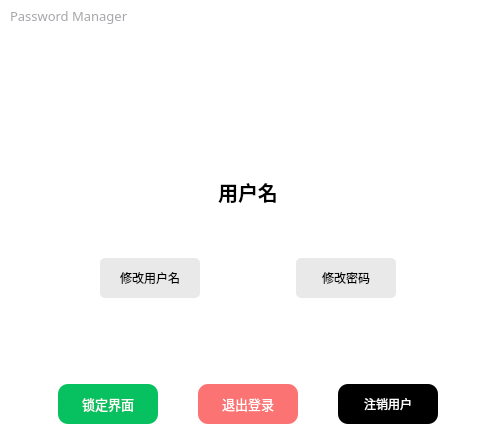
<?xml version="1.0" encoding="UTF-8"?>
<ui version="4.0">
 <class>UserDialog</class>
 <widget class="QWidget" name="UserDialog">
  <property name="geometry">
   <rect>
    <x>0</x>
    <y>0</y>
    <width>496</width>
    <height>444</height>
   </rect>
  </property>
  <property name="windowTitle">
   <string>Form</string>
  </property>
  <layout class="QGridLayout" name="dialogGridLayout">
   <property name="leftMargin">
    <number>0</number>
   </property>
   <property name="topMargin">
    <number>0</number>
   </property>
   <property name="rightMargin">
    <number>0</number>
   </property>
   <property name="bottomMargin">
    <number>0</number>
   </property>
   <property name="spacing">
    <number>0</number>
   </property>
   <item row="0" column="0">
    <widget class="QWidget" name="mainWidget" native="true">
     <property name="styleSheet">
      <string notr="true">QWidget#mainWidget{background:white;}</string>
     </property>
     <layout class="QGridLayout" name="gridLayout_2">
      <property name="leftMargin">
       <number>0</number>
      </property>
      <property name="topMargin">
       <number>0</number>
      </property>
      <property name="rightMargin">
       <number>0</number>
      </property>
      <property name="bottomMargin">
       <number>0</number>
      </property>
      <property name="spacing">
       <number>0</number>
      </property>
      <item row="3" column="0" colspan="3">
       <widget class="QWidget" name="bottomWidget" native="true">
        <property name="styleSheet">
         <string notr="true">QWidget#bottomWidget{background:white;}</string>
        </property>
        <layout class="QGridLayout" name="bottomWidgetGridLayout">
         <property name="leftMargin">
          <number>0</number>
         </property>
         <property name="topMargin">
          <number>0</number>
         </property>
         <property name="rightMargin">
          <number>0</number>
         </property>
         <property name="bottomMargin">
          <number>20</number>
         </property>
         <property name="spacing">
          <number>0</number>
         </property>
         <item row="0" column="0">
          <layout class="QHBoxLayout" name="bottomLayout">
           <item>
            <spacer name="bottomLayoutSpacerL">
             <property name="orientation">
              <enum>Qt::Horizontal</enum>
             </property>
             <property name="sizeHint" stdset="0">
              <size>
               <width>40</width>
               <height>20</height>
              </size>
             </property>
            </spacer>
           </item>
           <item>
            <layout class="QVBoxLayout" name="confirmLayout">
             <item>
              <layout class="QHBoxLayout" name="confirmButtonLayout">
               <item>
                <widget class="QPushButton" name="lock">
                 <property name="minimumSize">
                  <size>
                   <width>100</width>
                   <height>40</height>
                  </size>
                 </property>
                 <property name="font">
                  <font>
                   <family>Microsoft YaHei UI</family>
                   <pointsize>10</pointsize>
                   <italic>false</italic>
                   <bold>false</bold>
                  </font>
                 </property>
                 <property name="cursor">
                  <cursorShape>PointingHandCursor</cursorShape>
                 </property>
                 <property name="styleSheet">
                  <string notr="true">QPushButton{border-radius:10px;font:10pt &quot;Microsoft YaHei UI&quot; ;color:#ffffff;background:#07c160}
QPushButton:hover{background-color: rgb(56, 205, 127);}</string>
                 </property>
                 <property name="text">
                  <string>锁定界面</string>
                 </property>
                </widget>
               </item>
               <item>
                <spacer name="horizontalSpacer_3">
                 <property name="orientation">
                  <enum>Qt::Horizontal</enum>
                 </property>
                 <property name="sizeHint" stdset="0">
                  <size>
                   <width>40</width>
                   <height>20</height>
                  </size>
                 </property>
                </spacer>
               </item>
               <item>
                <widget class="QPushButton" name="logout">
                 <property name="minimumSize">
                  <size>
                   <width>100</width>
                   <height>40</height>
                  </size>
                 </property>
                 <property name="font">
                  <font>
                   <family>Microsoft YaHei UI</family>
                   <pointsize>10</pointsize>
                   <italic>false</italic>
                   <bold>false</bold>
                  </font>
                 </property>
                 <property name="cursor">
                  <cursorShape>PointingHandCursor</cursorShape>
                 </property>
                 <property name="styleSheet">
                  <string notr="true">QPushButton{border-radius:10px;font:10pt &quot;Microsoft YaHei UI&quot; ;color:#ffffff;background:#fb7373}
QPushButton:hover{background-color: rgba(251, 115, 115,80%);}</string>
                 </property>
                 <property name="text">
                  <string>退出登录</string>
                 </property>
                </widget>
               </item>
               <item>
                <spacer name="horizontalSpacer_7">
                 <property name="orientation">
                  <enum>Qt::Horizontal</enum>
                 </property>
                 <property name="sizeHint" stdset="0">
                  <size>
                   <width>40</width>
                   <height>20</height>
                  </size>
                 </property>
                </spacer>
               </item>
               <item>
                <widget class="QPushButton" name="deleteAccount">
                 <property name="minimumSize">
                  <size>
                   <width>100</width>
                   <height>40</height>
                  </size>
                 </property>
                 <property name="cursor">
                  <cursorShape>PointingHandCursor</cursorShape>
                 </property>
                 <property name="styleSheet">
                  <string notr="true">QPushButton{border-radius:10px;font:10pt &quot;Microsoft YaHei UI&quot; ;color:#ffffff;background:black;}
QPushButton:hover{background-color: rgba(0,0,0,80%);}</string>
                 </property>
                 <property name="text">
                  <string>注销用户</string>
                 </property>
                </widget>
               </item>
              </layout>
             </item>
            </layout>
           </item>
           <item>
            <spacer name="bottomLayoutSpacerR">
             <property name="orientation">
              <enum>Qt::Horizontal</enum>
             </property>
             <property name="sizeHint" stdset="0">
              <size>
               <width>40</width>
               <height>20</height>
              </size>
             </property>
            </spacer>
           </item>
          </layout>
         </item>
        </layout>
       </widget>
      </item>
      <item row="2" column="1" colspan="2">
       <spacer name="verticalSpacer">
        <property name="orientation">
         <enum>Qt::Vertical</enum>
        </property>
        <property name="sizeType">
         <enum>QSizePolicy::Expanding</enum>
        </property>
        <property name="sizeHint" stdset="0">
         <size>
          <width>20</width>
          <height>20</height>
         </size>
        </property>
       </spacer>
      </item>
      <item row="0" column="0" colspan="3">
       <widget class="QWidget" name="titleBarWidget" native="true">
        <property name="minimumSize">
         <size>
          <width>0</width>
          <height>32</height>
         </size>
        </property>
        <property name="maximumSize">
         <size>
          <width>16777215</width>
          <height>32</height>
         </size>
        </property>
        <property name="layoutDirection">
         <enum>Qt::LeftToRight</enum>
        </property>
        <layout class="QGridLayout" name="titleBarWidgetGridLayout">
         <property name="leftMargin">
          <number>0</number>
         </property>
         <property name="topMargin">
          <number>0</number>
         </property>
         <property name="rightMargin">
          <number>0</number>
         </property>
         <property name="bottomMargin">
          <number>0</number>
         </property>
         <property name="spacing">
          <number>0</number>
         </property>
         <item row="0" column="0">
          <layout class="QHBoxLayout" name="titleBarLayout">
           <property name="spacing">
            <number>0</number>
           </property>
           <property name="sizeConstraint">
            <enum>QLayout::SetMaximumSize</enum>
           </property>
           <property name="leftMargin">
            <number>10</number>
           </property>
           <item>
            <widget class="QLabel" name="dialogTitleLabel">
             <property name="font">
              <font>
               <family>黑体</family>
               <pointsize>10</pointsize>
              </font>
             </property>
             <property name="styleSheet">
              <string notr="true">color: rgb(167, 166, 170);</string>
             </property>
             <property name="text">
              <string>Password Manager</string>
             </property>
            </widget>
           </item>
           <item>
            <spacer name="titleBarLayoutHSpacer">
             <property name="orientation">
              <enum>Qt::Horizontal</enum>
             </property>
             <property name="sizeHint" stdset="0">
              <size>
               <width>40</width>
               <height>30</height>
              </size>
             </property>
            </spacer>
           </item>
           <item>
            <widget class="QPushButton" name="minimizeButton">
             <property name="minimumSize">
              <size>
               <width>31</width>
               <height>31</height>
              </size>
             </property>
             <property name="maximumSize">
              <size>
               <width>31</width>
               <height>31</height>
              </size>
             </property>
             <property name="cursor">
              <cursorShape>PointingHandCursor</cursorShape>
             </property>
             <property name="toolTip">
              <string>最小化</string>
             </property>
             <property name="styleSheet">
              <string notr="true">QPushButton{border:0px;
background:transparent;}
QPushButton:hover{border:0px;
background:transparent;background-color:#e2e2e2;}</string>
             </property>
             <property name="text">
              <string/>
             </property>
             <property name="icon">
              <iconset resource="../../qrc/custom/custom.qrc">
               <normaloff>:/custom/icons/minimize.png</normaloff>:/custom/icons/minimize.png</iconset>
             </property>
            </widget>
           </item>
           <item>
            <widget class="QPushButton" name="closeButton">
             <property name="minimumSize">
              <size>
               <width>31</width>
               <height>31</height>
              </size>
             </property>
             <property name="maximumSize">
              <size>
               <width>31</width>
               <height>31</height>
              </size>
             </property>
             <property name="font">
              <font>
               <family>Microsoft YaHei UI</family>
               <stylestrategy>PreferAntialias</stylestrategy>
              </font>
             </property>
             <property name="cursor">
              <cursorShape>PointingHandCursor</cursorShape>
             </property>
             <property name="toolTip">
              <string>关闭</string>
             </property>
             <property name="styleSheet">
              <string notr="true">QPushButton{border:0px;
background:transparent;}
QPushButton:hover{border:0px;
background:transparent;background-color:#fb7373;}</string>
             </property>
             <property name="text">
              <string/>
             </property>
             <property name="icon">
              <iconset resource="../../qrc/custom/custom.qrc">
               <normaloff>:/custom/icons/close.png</normaloff>:/custom/icons/close.png</iconset>
             </property>
            </widget>
           </item>
          </layout>
         </item>
        </layout>
       </widget>
      </item>
      <item row="1" column="0" colspan="3">
       <widget class="QWidget" name="centerWidget" native="true">
        <layout class="QGridLayout" name="gridLayout">
         <item row="0" column="0">
          <layout class="QVBoxLayout" name="verticalLayout_2">
           <item>
            <spacer name="verticalSpacer_3">
             <property name="orientation">
              <enum>Qt::Vertical</enum>
             </property>
             <property name="sizeType">
              <enum>QSizePolicy::Minimum</enum>
             </property>
             <property name="sizeHint" stdset="0">
              <size>
               <width>20</width>
               <height>20</height>
              </size>
             </property>
            </spacer>
           </item>
           <item>
            <layout class="QHBoxLayout" name="portraitLayout">
             <item>
              <spacer name="portraitLayoutHSpacerL">
               <property name="orientation">
                <enum>Qt::Horizontal</enum>
               </property>
               <property name="sizeHint" stdset="0">
                <size>
                 <width>40</width>
                 <height>20</height>
                </size>
               </property>
              </spacer>
             </item>
             <item>
              <widget class="QLabel" name="userPortrait">
               <property name="sizePolicy">
                <sizepolicy hsizetype="Preferred" vsizetype="Preferred">
                 <horstretch>0</horstretch>
                 <verstretch>0</verstretch>
                </sizepolicy>
               </property>
               <property name="minimumSize">
                <size>
                 <width>100</width>
                 <height>100</height>
                </size>
               </property>
               <property name="maximumSize">
                <size>
                 <width>100</width>
                 <height>100</height>
                </size>
               </property>
               <property name="cursor">
                <cursorShape>ArrowCursor</cursorShape>
               </property>
               <property name="toolTip">
                <string>用户名</string>
               </property>
               <property name="layoutDirection">
                <enum>Qt::LeftToRight</enum>
               </property>
               <property name="styleSheet">
                <string notr="true"/>
               </property>
               <property name="frameShape">
                <enum>QFrame::NoFrame</enum>
               </property>
               <property name="frameShadow">
                <enum>QFrame::Plain</enum>
               </property>
               <property name="text">
                <string/>
               </property>
               <property name="textFormat">
                <enum>Qt::AutoText</enum>
               </property>
               <property name="pixmap">
                <pixmap resource="../../qrc/custom/custom.qrc">:/custom/icons/portrait.png</pixmap>
               </property>
               <property name="scaledContents">
                <bool>true</bool>
               </property>
               <property name="alignment">
                <set>Qt::AlignCenter</set>
               </property>
               <property name="wordWrap">
                <bool>false</bool>
               </property>
               <property name="margin">
                <number>0</number>
               </property>
               <property name="indent">
                <number>0</number>
               </property>
              </widget>
             </item>
             <item>
              <spacer name="portraitLayoutHSpacerR">
               <property name="orientation">
                <enum>Qt::Horizontal</enum>
               </property>
               <property name="sizeHint" stdset="0">
                <size>
                 <width>40</width>
                 <height>20</height>
                </size>
               </property>
              </spacer>
             </item>
            </layout>
           </item>
           <item>
            <spacer name="verticalSpacer_4">
             <property name="orientation">
              <enum>Qt::Vertical</enum>
             </property>
             <property name="sizeType">
              <enum>QSizePolicy::Fixed</enum>
             </property>
             <property name="sizeHint" stdset="0">
              <size>
               <width>17</width>
               <height>10</height>
              </size>
             </property>
            </spacer>
           </item>
           <item>
            <layout class="QHBoxLayout" name="usernameHLayout">
             <item>
              <spacer name="horizontalSpacer_2">
               <property name="orientation">
                <enum>Qt::Horizontal</enum>
               </property>
               <property name="sizeHint" stdset="0">
                <size>
                 <width>40</width>
                 <height>20</height>
                </size>
               </property>
              </spacer>
             </item>
             <item>
              <widget class="QLabel" name="usernameLabel">
               <property name="minimumSize">
                <size>
                 <width>0</width>
                 <height>30</height>
                </size>
               </property>
               <property name="maximumSize">
                <size>
                 <width>1000</width>
                 <height>30</height>
                </size>
               </property>
               <property name="font">
                <font>
                 <pointsize>15</pointsize>
                 <bold>true</bold>
                </font>
               </property>
               <property name="cursor">
                <cursorShape>ArrowCursor</cursorShape>
               </property>
               <property name="toolTip">
                <string>用户名</string>
               </property>
               <property name="styleSheet">
                <string notr="true">QLabel{color: black;}</string>
               </property>
               <property name="text">
                <string>用户名</string>
               </property>
               <property name="textFormat">
                <enum>Qt::AutoText</enum>
               </property>
               <property name="scaledContents">
                <bool>true</bool>
               </property>
               <property name="alignment">
                <set>Qt::AlignCenter</set>
               </property>
               <property name="wordWrap">
                <bool>false</bool>
               </property>
              </widget>
             </item>
             <item>
              <spacer name="horizontalSpacer_4">
               <property name="orientation">
                <enum>Qt::Horizontal</enum>
               </property>
               <property name="sizeHint" stdset="0">
                <size>
                 <width>40</width>
                 <height>20</height>
                </size>
               </property>
              </spacer>
             </item>
            </layout>
           </item>
           <item>
            <spacer name="verticalSpacer_5">
             <property name="orientation">
              <enum>Qt::Vertical</enum>
             </property>
             <property name="sizeType">
              <enum>QSizePolicy::Fixed</enum>
             </property>
             <property name="sizeHint" stdset="0">
              <size>
               <width>50</width>
               <height>40</height>
              </size>
             </property>
            </spacer>
           </item>
          </layout>
         </item>
         <item row="1" column="0">
          <layout class="QVBoxLayout" name="verticalLayout_3">
           <item>
            <layout class="QHBoxLayout" name="horizontalLayout_2">
             <item>
              <spacer name="horizontalSpacer_6">
               <property name="orientation">
                <enum>Qt::Horizontal</enum>
               </property>
               <property name="sizeHint" stdset="0">
                <size>
                 <width>40</width>
                 <height>20</height>
                </size>
               </property>
              </spacer>
             </item>
             <item>
              <widget class="QPushButton" name="changeUsernameButton">
               <property name="minimumSize">
                <size>
                 <width>100</width>
                 <height>40</height>
                </size>
               </property>
               <property name="maximumSize">
                <size>
                 <width>16777215</width>
                 <height>30</height>
                </size>
               </property>
               <property name="font">
                <font>
                 <family>黑体</family>
                </font>
               </property>
               <property name="cursor">
                <cursorShape>PointingHandCursor</cursorShape>
               </property>
               <property name="styleSheet">
                <string notr="true">QPushButton{color:black;background:#e9e9e9;border:0px solid rgb(167, 166, 170);border-radius:5px;}
QPushButton:hover{background:#d2d2d2;}
QPushButton:press{background:#d2d2d2;}</string>
               </property>
               <property name="text">
                <string>修改用户名</string>
               </property>
              </widget>
             </item>
             <item>
              <spacer name="horizontalSpacer">
               <property name="orientation">
                <enum>Qt::Horizontal</enum>
               </property>
               <property name="sizeHint" stdset="0">
                <size>
                 <width>40</width>
                 <height>20</height>
                </size>
               </property>
              </spacer>
             </item>
             <item>
              <widget class="QPushButton" name="changePasswordButton">
               <property name="minimumSize">
                <size>
                 <width>100</width>
                 <height>40</height>
                </size>
               </property>
               <property name="maximumSize">
                <size>
                 <width>16777215</width>
                 <height>30</height>
                </size>
               </property>
               <property name="font">
                <font>
                 <family>黑体</family>
                </font>
               </property>
               <property name="cursor">
                <cursorShape>PointingHandCursor</cursorShape>
               </property>
               <property name="styleSheet">
                <string notr="true">QPushButton{color:black;background:#e9e9e9;border:0px solid rgb(167, 166, 170);border-radius:5px;}
QPushButton:hover{background:#d2d2d2;}
QPushButton:press{background:#d2d2d2;}</string>
               </property>
               <property name="text">
                <string>修改密码</string>
               </property>
              </widget>
             </item>
             <item>
              <spacer name="horizontalSpacer_8">
               <property name="orientation">
                <enum>Qt::Horizontal</enum>
               </property>
               <property name="sizeHint" stdset="0">
                <size>
                 <width>40</width>
                 <height>20</height>
                </size>
               </property>
              </spacer>
             </item>
            </layout>
           </item>
          </layout>
         </item>
        </layout>
       </widget>
      </item>
     </layout>
    </widget>
   </item>
  </layout>
 </widget>
 <resources>
  <include location="../../qrc/custom/custom.qrc"/>
 </resources>
 <connections/>
</ui>
